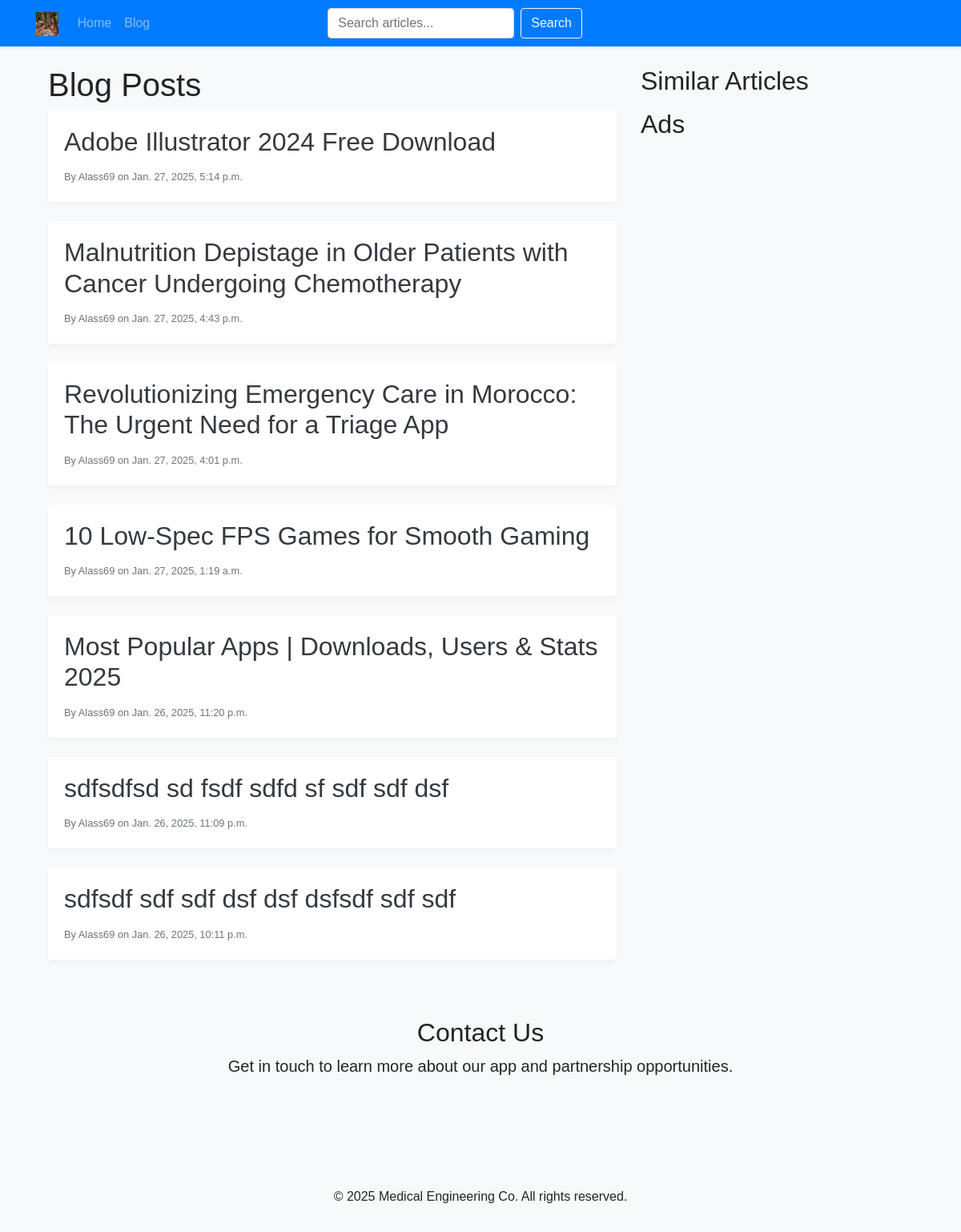
The page /blogs/ on the database as committed earlier.
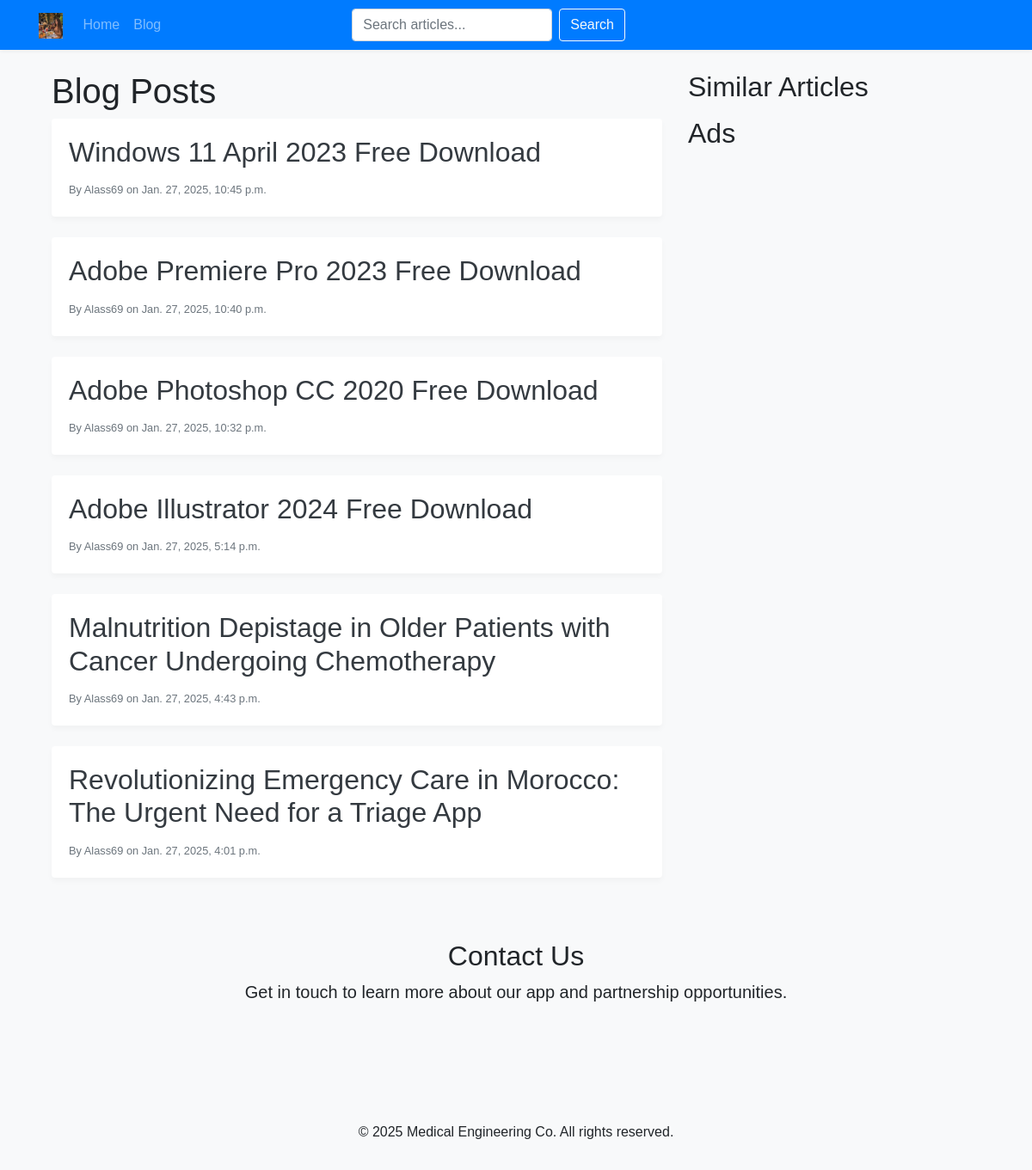
The same page on the database as committed later.
### blog/models.py (models this page shows, shortened)
class Post(models.Model):
    title = models.CharField(max_length=200)
    slug = models.SlugField(unique=True, blank=True)
    tags = models.ManyToManyField(Tag, blank=True) # Added tags field
    excerpt = models.TextField(blank=True)
    content = RichTextField()
    author = models.ForeignKey(User, on_delete=models.CASCADE)
    created_at = models.DateTimeField(auto_now_add=True, db_index=True)
    updated_at = models.DateTimeField(auto_now=True)

### blog/views.py (the view)
# urls.py: path('blogs/', views.blog_list, name='blog_list'),
def blog_list(request):
    posts = Post.objects.order_by('-created_at')
    return render(request, 'blog/blog_list.html', {'posts': posts})

### blog/templates/blog/blog_list.html (shortened to what this page needs)
{% extends 'blog/base.html' %}
{% block content %}
<div class="container">
    <div class="row">
        <div class="col-md-8">
            <h1>Blog Posts</h1>
            <div class="row">
                {% for post in posts %}
                <div class="col-md-12">
                    <div class="card mb-4">
                        <div class="card-body">
                            <h2 class="card-title">
                                <a href="{% url 'blog_detail' author_username=post.author.username slug=post.slug %}">{{ post.title }}</a>
                            </h2>
                            <p class="card-text">
                                <small class="text-muted">By {{ post.author.username }} on {{ post.created_at }}</small>
                            </p>
                        </div>
                    </div>
                </div>
                {% endfor %}
            </div>
        </div>
        <div class="col-md-4">
            <h2>Similar Articles</h2>
            <h2>Ads</h2>
        </div>
    </div>
</div>
{% endblock %}

### blog/templates/blog/base.html (shortened to what this page needs)
<!DOCTYPE html>
<html lang="en">
<head>
    <link rel="stylesheet" href="https://stackpath.bootstrapcdn.com/bootstrap/4.5.2/css/bootstrap.min.css">
    <link rel="stylesheet" href="https://cdnjs.cloudflare.com/ajax/libs/font-awesome/5.15.3/css/all.min.css">
</head>
<body>
    <nav class="navbar navbar-expand-lg navbar-dark bg-primary">
        <div class="container">
            <a class="navbar-brand" href="{% url 'landing_page' %}">
                <img src="/static/blog/images/logo.png" alt="Logo" height="30">
            </a>
            <div class="collapse navbar-collapse" id="navbarNav">
                <ul class="navbar-nav">
                    <li class="nav-item">
                        <a class="nav-link" href="{% url 'landing_page' %}">Home</a>
                    </li>
                    <li class="nav-item">
                        <a class="nav-link" href="{% url 'blog_list' %}">Blog</a>
                    </li>
                </ul>
                <form class="form-inline my-2 my-lg-0 mx-auto" action="{% url 'search_posts' %}" method="get">
                    <input class="form-control mr-sm-2" type="search" placeholder="Search articles..." aria-label="Search" name="q">
                    <button class="btn btn-outline-light my-2 my-sm-0" type="submit">Search</button>
                </form>
            </div>
        </div>
    </nav>
        {% if post_detail %}
        <div class="container mt-5" style="padding-top: 50px;">
        {% else %}
        <div class="container mt-4">
        {% endif %}
        {% block content %}
        {% endblock %}
    </div>
    <section id="contact-us" class="py-5">
        <div class="container text-center">
            <h2>Contact Us</h2>
            <p class="lead">Get in touch to learn more about our app and partnership opportunities.</p>
        </div>
    </section>
    <footer class="bg-light py-3 mt-5">
        <div class="container text-center">
            <p>&copy; 2025 Medical Engineering Co. All rights reserved.</p>
        </div>
    </footer>
</body>
</html>

### blog/templates/blog/base.html (style rules this page uses)
body { font-family: 'Arial', sans-serif; background-color: #f8f9fa; }
.navbar { background-color: #ffffff; box-shadow: 0 2px 4px rgba(0,0,0,.05); width: 100%; display: flex; flex-direction: row; align-items: center; }
.navbar-brand { font-weight: bold; }
.nav-link { color: #343a40; }
.card { border: none; box-shadow: 0 4px 6px rgba(0,0,0,.03); }
.card-title a { color: #343a40; text-decoration: none; }

Rows that differ between the two databases and show on the page:
removed Post: title "10 Low-Spec FPS Games for Smooth Gaming", author.username "Alass69", created_at "Jan. 27, 2025, 1:19 a.m."
removed Post: title "Most Popular Apps | Downloads, Users & Stats 2025", author.username "Alass69", created_at "Jan. 26, 2025, 11:20 p.m."
removed Post: title "sdfsdfsd sd fsdf sdfd sf sdf sdf dsf", author.username "Alass69", created_at "Jan. 26, 2025, 11:09 p.m."
removed Post: title "sdfsdf sdf sdf dsf dsf dsfsdf sdf sdf", author.username "Alass69", created_at "Jan. 26, 2025, 10:11 p.m."
added Post: title "Windows 11 April 2023 Free Download", author.username "Alass69", created_at "Jan. 27, 2025, 10:45 p.m."
added Post: title "Adobe Premiere Pro 2023 Free Download", author.username "Alass69", created_at "Jan. 27, 2025, 10:40 p.m."
added Post: title "Adobe Photoshop CC 2020 Free Download", author.username "Alass69", created_at "Jan. 27, 2025, 10:32 p.m."
